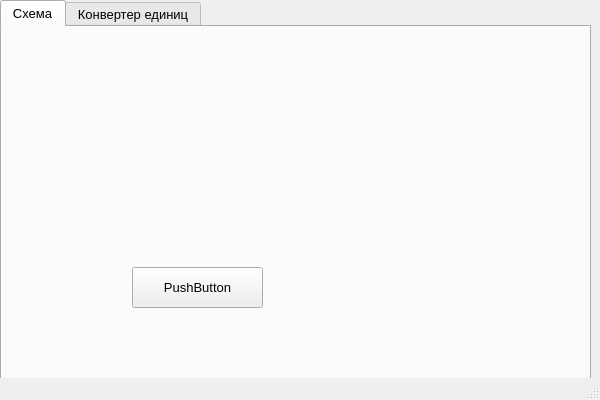
<?xml version="1.0" encoding="UTF-8"?>
<ui version="4.0">
 <class>MainWindow</class>
 <widget class="QMainWindow" name="MainWindow">
  <property name="geometry">
   <rect>
    <x>0</x>
    <y>0</y>
    <width>600</width>
    <height>400</height>
   </rect>
  </property>
  <property name="font">
   <font>
    <family>MS Shell Dlg 2</family>
    <pointsize>10</pointsize>
   </font>
  </property>
  <property name="windowTitle">
   <string>MainWindow</string>
  </property>
  <widget class="QWidget" name="centralwidget">
   <property name="font">
    <font>
     <pointsize>12</pointsize>
    </font>
   </property>
   <widget class="QTabWidget" name="tabWidget">
    <property name="geometry">
     <rect>
      <x>0</x>
      <y>0</y>
      <width>591</width>
      <height>401</height>
     </rect>
    </property>
    <property name="font">
     <font>
      <pointsize>10</pointsize>
     </font>
    </property>
    <property name="tabPosition">
     <enum>QTabWidget::North</enum>
    </property>
    <property name="tabShape">
     <enum>QTabWidget::Rounded</enum>
    </property>
    <property name="currentIndex">
     <number>0</number>
    </property>
    <property name="iconSize">
     <size>
      <width>20</width>
      <height>20</height>
     </size>
    </property>
    <widget class="QWidget" name="scheme">
     <attribute name="title">
      <string>Схема</string>
     </attribute>
     <widget class="QLabel" name="label_2">
      <property name="geometry">
       <rect>
        <x>350</x>
        <y>190</y>
        <width>91</width>
        <height>91</height>
       </rect>
      </property>
      <property name="text">
       <string/>
      </property>
      <property name="pixmap">
       <pixmap>../img/av.gif</pixmap>
      </property>
     </widget>
     <widget class="QPushButton" name="pushButton">
      <property name="geometry">
       <rect>
        <x>130</x>
        <y>240</y>
        <width>131</width>
        <height>41</height>
       </rect>
      </property>
      <property name="text">
       <string>PushButton</string>
      </property>
     </widget>
    </widget>
    <widget class="QWidget" name="unit_converter">
     <attribute name="title">
      <string>Конвертер единиц</string>
     </attribute>
     <widget class="QWidget" name="horizontalLayoutWidget">
      <property name="geometry">
       <rect>
        <x>110</x>
        <y>20</y>
        <width>361</width>
        <height>51</height>
       </rect>
      </property>
      <layout class="QHBoxLayout" name="horizontalLayout">
       <item>
        <widget class="QComboBox" name="comboBox">
         <item>
          <property name="text">
           <string>psi</string>
          </property>
         </item>
         <item>
          <property name="text">
           <string>Паскаль</string>
          </property>
         </item>
         <item>
          <property name="text">
           <string>bar</string>
          </property>
         </item>
         <item>
          <property name="text">
           <string>атм</string>
          </property>
         </item>
        </widget>
       </item>
       <item>
        <widget class="QComboBox" name="comboBox_2">
         <item>
          <property name="text">
           <string>psi</string>
          </property>
         </item>
         <item>
          <property name="text">
           <string>Паскаль</string>
          </property>
         </item>
         <item>
          <property name="text">
           <string>bar</string>
          </property>
         </item>
         <item>
          <property name="text">
           <string>атм</string>
          </property>
         </item>
        </widget>
       </item>
      </layout>
     </widget>
     <widget class="QWidget" name="horizontalLayoutWidget_2">
      <property name="geometry">
       <rect>
        <x>110</x>
        <y>120</y>
        <width>361</width>
        <height>73</height>
       </rect>
      </property>
      <layout class="QHBoxLayout" name="horizontalLayout_2">
       <item>
        <widget class="QTextEdit" name="textEdit_2"/>
       </item>
       <item>
        <widget class="QLabel" name="label">
         <property name="text">
          <string/>
         </property>
         <property name="pixmap">
          <pixmap>../img/equals.png</pixmap>
         </property>
        </widget>
       </item>
       <item>
        <widget class="QTextEdit" name="textEdit"/>
       </item>
      </layout>
     </widget>
    </widget>
   </widget>
  </widget>
  <widget class="QStatusBar" name="statusbar"/>
 </widget>
 <resources/>
 <connections/>
</ui>
